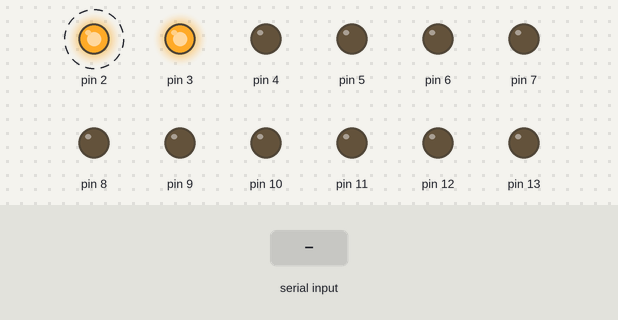
Simulated run of this sketch. Board: Arduino Uno, built with avr-gcc and run on an emulated ATmega328P. Shown: output pins drawn as LEDs (lit = HIGH). Dashed ring = blinking. The test bench sets the inputs (shaded band).

Above: at 1.1 s.
2.1 s: "1" received over Serial
At 3.4 s:
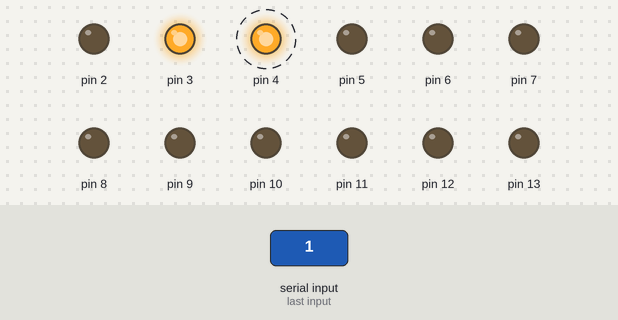
5.1 s: "0" received over Serial
At 6.4 s:
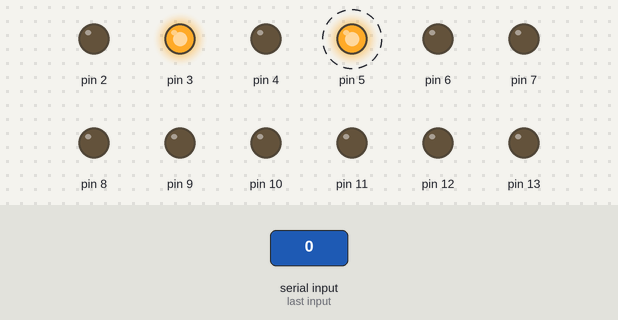
8.1 s: "2" received over Serial
At 9.4 s:
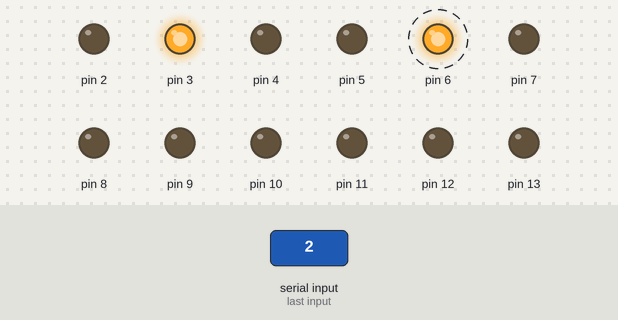
11.1 s: "1" received over Serial
At 12.4 s:
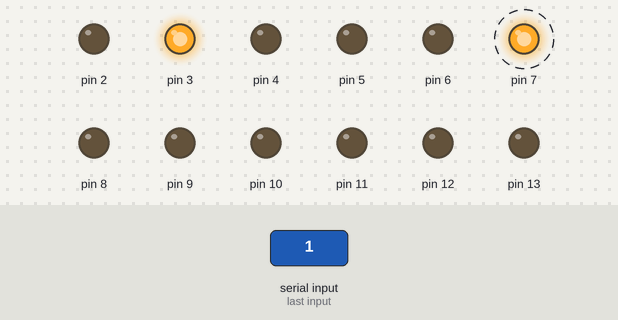
14.1 s: "0" received over Serial
At 15.4 s:
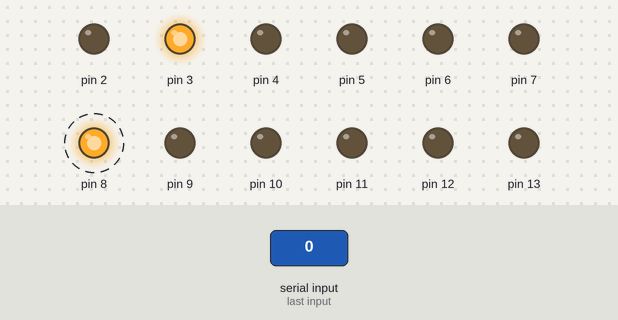
17.1 s: "2" received over Serial
At 18.4 s:
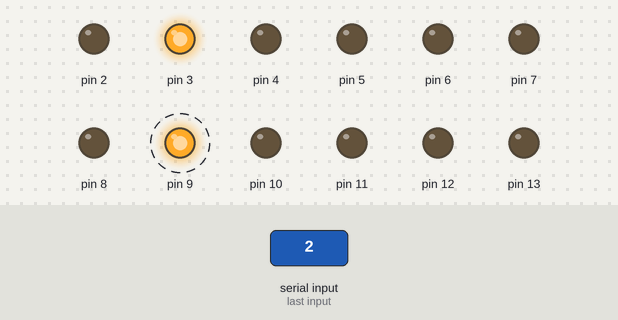
Timing chart, 0 to 21.1 s (numbered marks = the images above; inputs shaded):
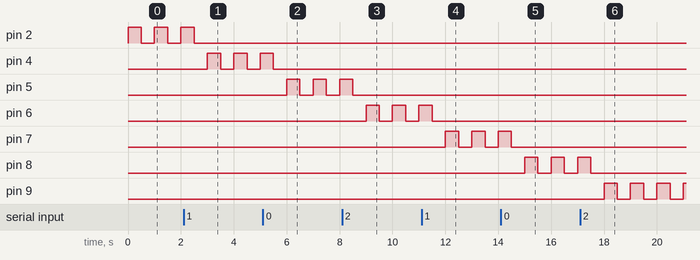

Measured:
- after the input at 2.1 s, pin 2: goes on until 2.5 s, then stays LOW; pin 4: alternates HIGH for 0.50 s and LOW for 0.50 s, starting after 0.90 s
- after the input at 5.1 s, pin 4: goes on until 5.5 s, then stays LOW; pin 5: alternates HIGH for 0.50 s and LOW for 0.50 s, starting after 0.90 s
- after the input at 8.1 s, pin 5: goes on until 8.5 s, then stays LOW; pin 6: alternates HIGH for 0.50 s and LOW for 0.50 s, starting after 0.90 s
- after the input at 11.1 s, pin 6: goes on until 11.5 s, then stays LOW; pin 7: alternates HIGH for 0.50 s and LOW for 0.50 s, starting after 0.90 s
- after the input at 14.1 s, pin 7: goes on until 14.5 s, then stays LOW; pin 8: alternates HIGH for 0.50 s and LOW for 0.50 s, starting after 0.90 s
- after the input at 17.1 s, pin 8: goes on until 17.5 s, then stays LOW; pin 9: alternates HIGH for 0.50 s and LOW for 0.50 s, starting after 0.90 s
- by itself, pin 2: alternates HIGH for 0.50 s and LOW for 0.50 s

The sketch:

thumbingTest.ino
```cpp
#include <Arduino.h>

int c = 0;

void setup()
{
  Serial.begin(9600);
  for(int i = 0; i < 12; i++)
    pinMode(i+2, OUTPUT);
  analogWrite(3, 255);
}

void loop()
{
  for(int i = 0; i < 12; i++)
  {
    if(i == 1)
      continue;
    while(1)
    {
      digitalWrite(i+2, HIGH);
      delay(500);
      digitalWrite(i+2, LOW);
      delay(500);
      if(Serial.available() > 0)
      {
        while(Serial.available() > 0)
          Serial.read();
        break;
      }
    }
  }
}
```
